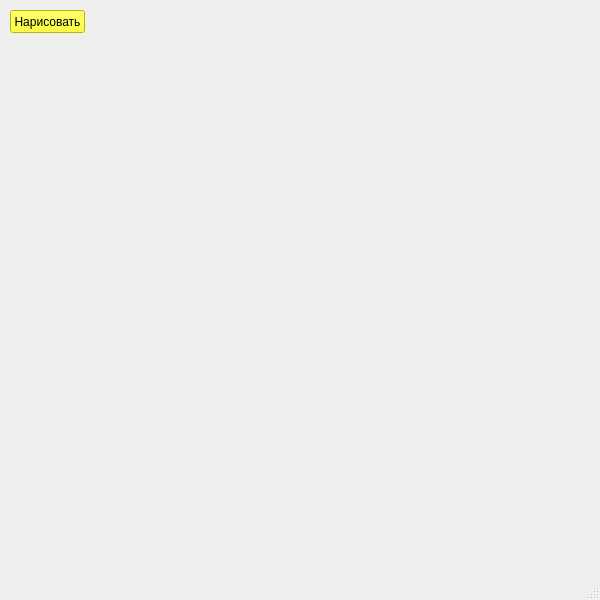
<?xml version="1.0" encoding="UTF-8"?>
<ui version="4.0">
 <class>MainWindow</class>
 <widget class="QMainWindow" name="MainWindow">
  <property name="geometry">
   <rect>
    <x>0</x>
    <y>0</y>
    <width>600</width>
    <height>600</height>
   </rect>
  </property>
  <property name="windowTitle">
   <string>Желтые окружности</string>
  </property>
  <property name="styleSheet">
   <string notr="true"/>
  </property>
  <widget class="QWidget" name="centralwidget">
   <widget class="QPushButton" name="btn">
    <property name="geometry">
     <rect>
      <x>10</x>
      <y>10</y>
      <width>75</width>
      <height>23</height>
     </rect>
    </property>
    <property name="styleSheet">
     <string notr="true">background-color: yellow;</string>
    </property>
    <property name="text">
     <string>Нарисовать</string>
    </property>
   </widget>
  </widget>
  <widget class="QMenuBar" name="menubar">
   <property name="geometry">
    <rect>
     <x>0</x>
     <y>0</y>
     <width>600</width>
     <height>19</height>
    </rect>
   </property>
  </widget>
  <widget class="QStatusBar" name="statusbar"/>
 </widget>
 <resources/>
 <connections/>
</ui>
